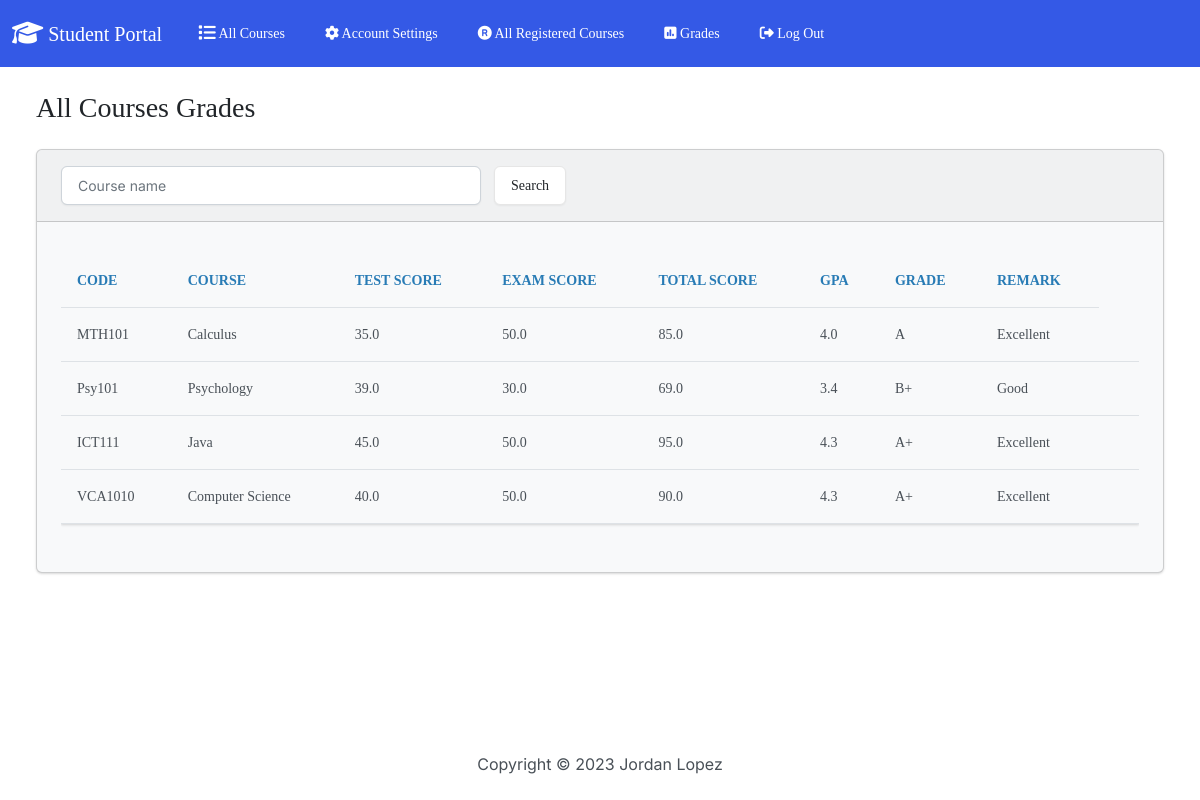
Page /grades/ (signed in) on the committed database.
### students/models.py (models this page shows, shortened)
class Grade(models.Model):
    student = models.ForeignKey(StudentProfile, on_delete=models.CASCADE)
    the_course = models.ForeignKey(Course, on_delete=models.CASCADE)
    test_score = models.FloatField()
    exam_score = models.FloatField()
    total_score = models.FloatField()
    gpa = models.FloatField()
    grade = models.CharField(max_length=100000)

class Course(models.Model):
    code = models.CharField(max_length=1000000)
    course = models.CharField(max_length=100000)
    class_size = models.IntegerField()
    lecturer = models.CharField(max_length=10000000)
    time = models.TimeField()
    venue = models.CharField(max_length=1000000)
    room = models.CharField(max_length=1000000)
    registered_count = models.IntegerField(default=0)
    day = models.CharField(max_length=1000000, default="Monday")

### students/views.py (the view)
# urls.py: path('grades/', views.grades, name='grades'),
@login_required(login_url='login')
def grades(request):
    search_query = request.GET.get('search', '')
    try:
        student_profile = StudentProfile.objects.get(user=request.user)
        if search_query:
            grades = Grade.objects.filter(student=student_profile, the_course__course__icontains=search_query)
        else:
            grades = Grade.objects.filter(student=student_profile)
        context = {
            'grades': grades,
            'search_query': search_query,
            'grades_present': len(grades) > 0
        }
        return render(request, 'grades.html', context)
    except:
        return render(request, 'error.html')

### templates/grades.html (shortened to what this page needs)
{% load static %}
<!DOCTYPE html>
<html lang="en">
<head >
    <link rel="stylesheet" href="{% static 'css/bootstrap.min.css' %}" />
    <link rel="stylesheet" href="https://cdnjs.cloudflare.com/ajax/libs/font-awesome/6.3.0/css/all.min.css ">
</head>
<body class="d-flex flex-column min-vh-100">
    <nav class="navbar navbar-expand-lg navbar-dark bg-primary">
    <div class="container-fluid">
    <a class="navbar-brand" href="{% url 'index' %}" style="font-family: Georgia, 'Times New Roman', Times, serif;"><i class="fa-solid fa-graduation-cap fa-lg"></i>  Student Portal</a>
        <div class="collapse navbar-collapse" id="navbarColor01">
        <ul class="navbar-nav me-auto">
            <li class="nav-item">
            <a style="font-family: Georgia, 'Times New Roman', Times, serif;" class="nav-link" href="{% url 'index' %}"> All Courses</a>
            </li>
            <li class="nav-item">
            <a style="font-family: Georgia, 'Times New Roman', Times, serif;" class="nav-link" href="{% url 'settings' %}"><i class="fa-sharp fa-solid fa-gear"></i> Account Settings</a>
            </li>
            <li class="nav-item">
            <a style="font-family: Georgia, 'Times New Roman', Times, serif;" class="nav-link" href="{% url 'registered_course' %}"><i class="fa-solid fa-registered"></i> All Registered Courses</a>
            </li>
            <li class="nav-item">
            <a style="font-family: Georgia, 'Times New Roman', Times, serif;" class="nav-link" href="{% url 'grades' %}"><i class="fa-solid fa-square-poll-vertical"></i> Grades</a>
            </li>
            <li class="nav-item">
            <a style="font-family: Georgia, 'Times New Roman', Times, serif;" class="nav-link" href="{% url 'logout' %}"><i class="fa-solid fa-right-from-bracket"></i> Log Out</a>
            </li>
        </ul>
        </div>
    </div>
    </nav>
    <div class="container-fluid">
        <h3 class="m-4" style="font-family: Georgia, 'Times New Roman', Times, serif;">All Courses Grades</h3>
        <div class="row">
            <div class="col-12">
                <div class="card bg-light ms-4 me-4 mb-4">
                    <div class="card-header">
                        <form class="d-flex" method="GET" action="{% url 'grades' %}">
                        <input style="width: 35vw;" class="form-control me-sm-2" type="search" name="search" placeholder="Course name">
                        <button style="margin-left: 5px; font-family: Georgia, 'Times New Roman', Times, serif;" class="btn btn-secondary my-2 my-sm-0" type="submit">Search</button>
                        </form></div>
                    <div class="card-body">
                        <p class="card-text">
                            <div class="table-responsive">
                                {% if grades_present %}
                                <table class="table table-hover">
                                    <thead>
                                        <tr>
                                            <th scope="col" style="font-family: Georgia, 'Times New Roman', Times, serif; color: #287bb5; font-weight: bold;">CODE</th>
                                            <th scope="col" style="font-family: Georgia, 'Times New Roman', Times, serif;color: #287bb5; font-weight: bold;">COURSE</th>
                                            <th scope="col" style="font-family: Georgia, 'Times New Roman', Times, serif;color: #287bb5; font-weight: bold;">TEST SCORE</th>
                                            <th scope="col" style="font-family: Georgia, 'Times New Roman', Times, serif;color: #287bb5; font-weight: bold;">EXAM SCORE</th>
                                            <th scope="col" style="font-family: Georgia, 'Times New Roman', Times, serif;color: #287bb5; font-weight: bold;">TOTAL SCORE</th>
                                            <th scope="col" style="font-family: Georgia, 'Times New Roman', Times, serif;color: #287bb5; font-weight: bold;">GPA</th>
                                            <th scope="col" style="font-family: Georgia, 'Times New Roman', Times, serif;color: #287bb5; font-weight: bold;">GRADE</th>
                                            <th scope="col" style="font-family: Georgia, 'Times New Roman', Times, serif;color: #287bb5; font-weight: bold;">REMARK</th>
                                        </tr>
                                    </thead>
                                    <tbody>
                                        {% for grade in grades reversed %}
                                        <tr>
                                            <td style="font-family: Georgia, 'Times New Roman', Times, serif;">{{grade.the_course.code}}</td>
                                            <td style="font-family: Georgia, 'Times New Roman', Times, serif;">{{grade.the_course.course}}</td>
                                            <td style="font-family: Georgia, 'Times New Roman', Times, serif;">{{grade.test_score}}</td>
                                            <td style="font-family: Georgia, 'Times New Roman', Times, serif;">{{grade.exam_score}}</td>
                                            <td style="font-family: Georgia, 'Times New Roman', Times, serif;">{{grade.total_score}}</td>
                                            <td style="font-family: Georgia, 'Times New Roman', Times, serif;">{{grade.gpa}}</td>
                                            <td style="font-family: Georgia, 'Times New Roman', Times, serif;">{{grade.grade}}</td>
                                            {% if  grade.total_score >= 90 %}
                                            <td style="font-family: Georgia, 'Times New Roman', Times, serif;">Excellent</td>
                                            {% elif grade.total_score >= 80 and grade.total_score < 90 %}
                                            <td style="font-family: Georgia, 'Times New Roman', Times, serif;">Excellent</td>
                                            {% elif grade.total_score >= 70 and grade.total_score < 80 %}
                                            <td style="font-family: Georgia, 'Times New Roman', Times, serif;">Excellent</td>
                                            {% elif grade.total_score >= 60 and grade.total_score < 70 %}
                                            <td style="font-family: Georgia, 'Times New Roman', Times, serif;">Good</td>
                                            {% elif grade.total_score >= 50 and grade.total_score < 60 %}
                                            <td style="font-family: Georgia, 'Times New Roman', Times, serif;">Satisfactory</td>
                                            {% elif grade.total_score >= 40 and grade.total_score < 50 %}
                                            <td style="font-family: Georgia, 'Times New Roman', Times, serif;">Pass</td>
                                            {% elif grade.total_score >= 0 and grade.total_score < 40 %}
                                            <td style="font-family: Georgia, 'Times New Roman', Times, serif;">Fail</td>
                                            {% endif %}
                                            <td>
                                            </td>
                                        </tr>
                                    {% endfor %}
                                    </tbody>
                                </table>
                                {% else %}
                                    <p>No Records</p>
                                {% endif %}
                            </div>
                        </p>
                    </div>
                </div>
            </div>
        </div>
    </div>
    <footer class="mt-auto mb-4">
        <div class="text-center">
            <span>
                Copyright &copy; <script>document.write(new Date().getFullYear())</script> Jordan Lopez
            </span>
        </div>
    </footer>
</body>
</html>

### rows in the picture
Grade: the_course.code "MTH101", the_course.course "Calculus", test_score "35.0", exam_score "50.0", total_score "85.0", gpa "4.0", grade "A", shows "Excellent"
Grade: the_course.code "Psy101", the_course.course "Psychology", test_score "39.0", exam_score "30.0", total_score "69.0", gpa "3.4", grade "B+", shows "Good"
Grade: the_course.code "ICT111", the_course.course "Java", test_score "45.0", exam_score "50.0", total_score "95.0", gpa "4.3", grade "A+", shows "Excellent"
Grade: the_course.code "VCA1010", the_course.course "Computer Science", test_score "40.0", exam_score "50.0", total_score "90.0", gpa "4.3", grade "A+", shows "Excellent"
